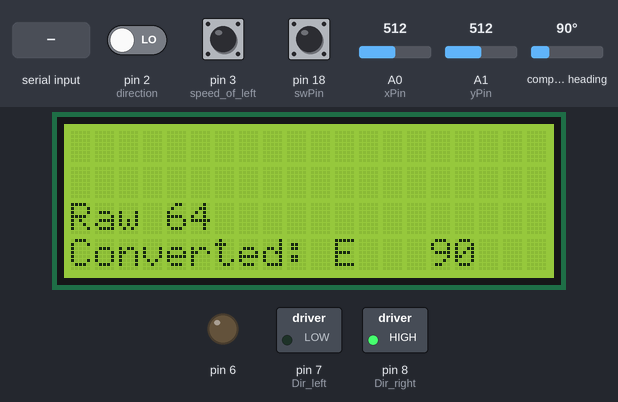
Bench run of a sketch on a simulated Arduino Mega 2560, built with avr-gcc and run on an emulated ATmega2560. Shown: 20×4 character LCD, switched loads named in the sketch (green lamp = pin HIGH), output pins drawn as LEDs (lit = HIGH). Wiring (inferred from the names in the program): CMPS compass at I2C address 0x60. The test bench sets the inputs (shaded band); at power-on: compass heading 90°, pin 2 (direction) LOW, pin 3 (speed_of_left) LOW, pin 18 (swPin) HIGH, A0 (xPin) = 512, A1 (yPin) = 512. Pins used as bus, display or sensor lines are not drawn; what the sketch prints to the serial monitor is not drawn.

Above: at 1.2 s.
1.3 s: compass heading set to 7°
At 1.7 s:
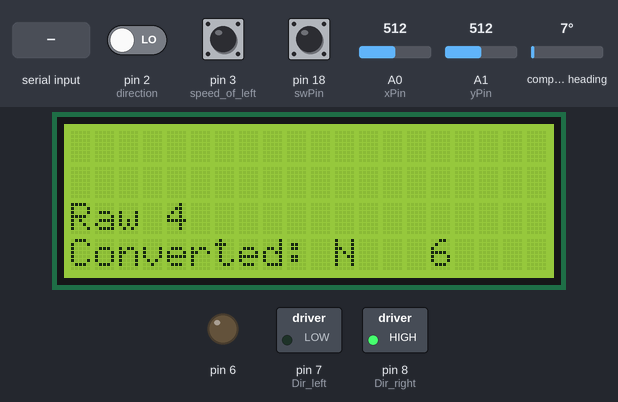
2.8 s: compass heading set to 180°
At 4.0 s:
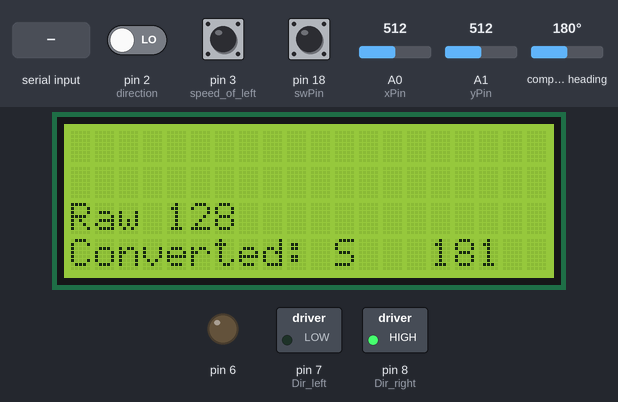
4.3 s: compass heading set to 164°
At 5.3 s:
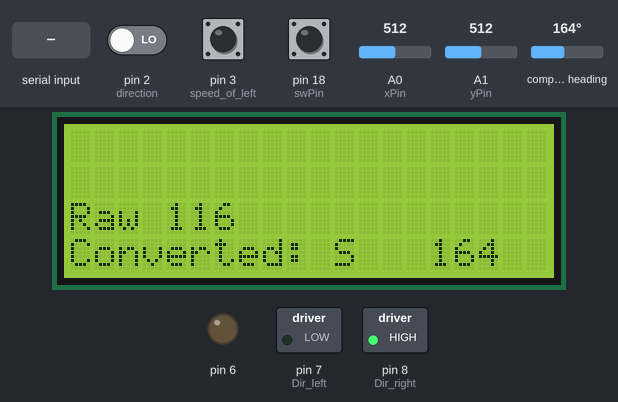
5.8 s: compass heading set to 155°
At 6.4 s:
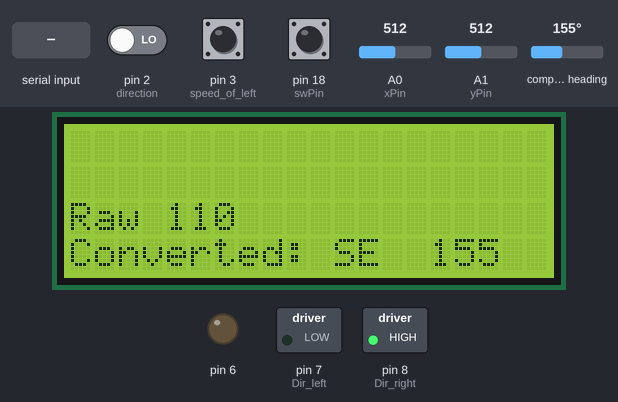
7.3 s: "Move:1\n" received over Serial
At 7.9 s:
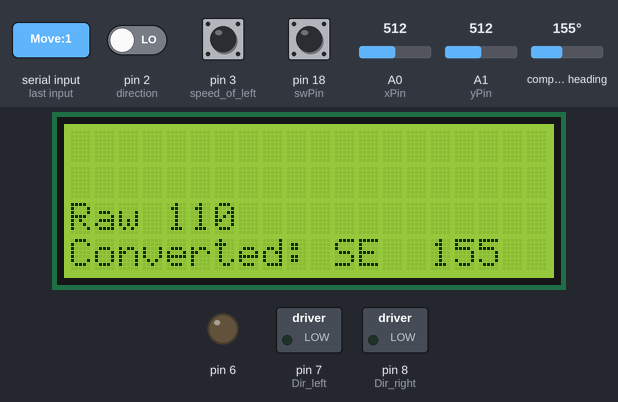
Timing chart, 0 to 9.8 s (numbered marks = the images above; inputs shaded):
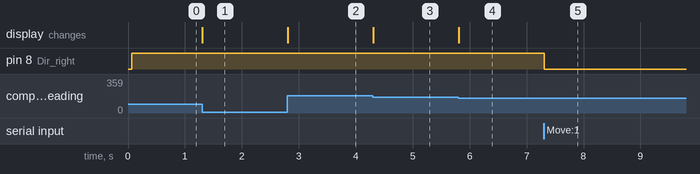

The sketch:

Run_bot.ino
```cpp
#include<LiquidCrystal.h>
#include<math.h>
#include<Wire.h>

#define CMPS14_address 0x60   //for compass


LiquidCrystal lcd(37, 36, 35, 34, 33, 32);
int counter=0;
int check=0;

int xPin=A0;
int yPin=A1;
int swPin=18;
int xPos, yPos=0;
boolean swState=0;
int pulse_right=0;
int pulse_left=0;
int previousRight=0;
int previousLeft=0;
int checkMove=0;
int previousCounter=0;
int motor_speed = 200;
bool buttonPress = false;
bool gobackward = false;
int move_distance = 1;
bool turnBool = false;

void setup() {
  // put your setup code here, to run once:
  pinMode(10, OUTPUT);
  pinMode(9, OUTPUT);
  pinMode(8, OUTPUT);
  pinMode(7, OUTPUT);
  pinMode(6, OUTPUT);
  pinMode(2, INPUT);//direction
  pinMode(3, INPUT);//speed of left
  pinMode(22, INPUT);
  pinMode(24, INPUT);
  pinMode(swPin,  INPUT_PULLUP);
  attachInterrupt(digitalPinToInterrupt(2), isr_right, RISING); //counting pulse from right motor
  attachInterrupt(digitalPinToInterrupt(3), isr_left, RISING);  //counting pulse from left motor
  lcd.begin(20,4);  //start LCD screen
  Serial.begin(9600); //start Serial monitor
  Serial.println("Write something to the serial monitor.");
}

double raw, dir;

void loop() {
  // put your main code here, to run repeatedly:
  double input_x = analogRead(A0);  //reading signal from x-asix joystick, running from 0-1024
  double input_y = (1023 - analogRead(A1)); //reading signal from y-axis joystick, running from 0-1024, adjusted so that it can be inverted

  motor(input_x, input_y);  //controlling bot from joystick
  button_press();  //using button from joystick, changing buttonPress to true
  serial_control(); //controlling bot from serial
  while (buttonPress){  //whenever the button is pressed, buttonPress switch to true => commit this code
    while(analogControl(move_distance, motor_speed, gobackward)); //control the bot with 3 known parameters
    //compass_control(); //not implemented on the board at the moment, but this function is intended to control the bot using the potential meters
  }
  showS();  //show bot information on LCD screen
}

#define Dir_left    7
#define Dir_right   8
#define Power_left  9
#define Power_right 10
#define forw LOW
#define back HIGH

void motor(double x, double y){
  //control bot using joystick

  //convert analog value from joystick to motor speed value(0-255)
  //7 and 8 is direction
  //9 and 10 is power
  double power_L = x * 254 / 1023 - 127;
  double power_R = - power_L;
  double power_Y = y * 254 / 1023 - 127;
  //maths to change determined whether the car is shifting to left or right
  double left = power_L + power_Y;
  double right = power_R + power_Y;

  if (left > 0){
    digitalWrite(Dir_left, forw);
  }
  if (right > 0){
    digitalWrite(Dir_right, forw);
  }
  if (left < 0){
    digitalWrite(Dir_left, back);
    left = -left;
  }
  if (right < 0){
    digitalWrite(Dir_right, back);
    right = -right;
  }
  analogWrite(Power_left, left);
  analogWrite(Power_right, right);
}

//controlling the bot using a set of values
bool runState = true; //make the bot run at the first run
bool analogControl(long distance, int motor_speed, bool gobackward){
  //going to the front or back
  if (distance > 0) gobackward = false;
  else {
    gobackward = true;
    distance = -distance;
  }

  //measured, for each 13.37 pulse from motor we moved 10mm.
  //after moving a certain distance., stop
  if (previousRight < round(13.37 * distance) && previousLeft < round(13.37 * distance)){    //10mm = 13.37*10
    runState = true;
    digitalWrite(Dir_right, gobackward);
    analogWrite(Power_right, motor_speed);
    digitalWrite(Dir_left, gobackward);
    analogWrite(Power_left, motor_speed);
  } else {
    previousRight = 0;
    previousLeft = 0;
    buttonPress = false;
    runState = false;
  }
  return runState;
}

//while other measures can be implemented to make it work, i choose to use a function
//so that i make what the bot will do in each states of button, and make it doesnt press
//in a single push coninuously
void button_press()
{
  int reads=digitalRead(swPin);

  if(reads==0 && check==0)
   {
     counter++;
     check = 1;
     swState = 1;
     buttonPress = true;
   }
   else if(reads == 1)
   {
     check = 0;
     swState = 0;
   }
}

//just a normal lcd screen function
void showS(){
  lcd.setCursor(0, 2);
  lcd.print("Raw ");
  lcd.print(compass());
  lcd.print("   ");
  lcd.setCursor(0, 3);
  lcd.print("Converted: ");
  dir = compass();
  dir = dir / 255 * 360;
  if (dir > 294 && dir <= 338) lcd.print("NW");
  if (dir > 338 && dir <= 360) lcd.print("N ");
  if (dir >= 0 && dir <= 23) lcd.print("N ");
  if (dir > 23 && dir <= 67) lcd.print("NE");
  if (dir > 67 && dir <= 112) lcd.print("E ");
  if (dir > 112 && dir <= 157) lcd.print("SE");
  if (dir > 157 && dir <= 202) lcd.print("S ");
  if (dir > 202 && dir <= 247) lcd.print("SW");
  if (dir > 247 && dir <= 294) lcd.print("W ");
  lcd.print("  ");
  lcd.print(round(dir));
  lcd.print(" ");
}

//example code from moodle, adjusted the global raw value.
long compass(){
  Wire.begin();

  Wire.beginTransmission(CMPS14_address);

  Wire.write(1);

  Wire.endTransmission(false);

  Wire.requestFrom(CMPS14_address,1,true);

  if (Wire.available() >= 1){
    raw = Wire.read();
  }

  return raw;
}

//not implemented at the moment, use joystick to control the direction the bot is supposed
//to be facing, but could also work for a potential meter by changing the pin
void compass_control(){
  double input_x = analogRead(A0);
  double input_y = (1023 - analogRead(A1));
  long intended_dir = input_x * 360 / 1024;
  long dir = compass();
  if (dir > (intended_dir)){
    motor(200, input_y);
  }
  if (dir < intended_dir){
    motor(800, input_y);
  }
  if (dir == intended_dir || dir == intended_dir + 1 || dir == intended_dir - 1) motor(511, input_y);
  lcd.setCursor(0,0);
  lcd.print("Go to: ");
  Serial.println(intended_dir);
  lcd.print(intended_dir);
  lcd.print("   ");
}

//controlling the bot with the steering wheel on the web server hosted by ESP
//first, get the initual value of the direcion the bot is facing
//then compare it to the direction the bot have to face
//to decide the bot has to spin left or right
//until facing the value it is needed to face
void wheel_control(int intent){
  int init = compass();
  intent = round(intent * 128 / 180);
  int goal = init + intent;
  Serial.print(init); Serial.print("   ");
  Serial.println(goal);
  while (turnBool){
    int current = compass();
    if (intent > 0){
      digitalWrite(Dir_left, forw);
      digitalWrite(Dir_right, back);
      analogWrite(Power_left, 100);
      analogWrite(Power_right, 100);
      if (goal < 256){
        if (current > goal){
          analogWrite(Power_left, 0);
          analogWrite(Power_right, 0);
          turnBool = false;
        }
      }
      if (goal > 255){
        if (current < 128 && current > (goal - 255)){
          analogWrite(Power_left, 0);
          analogWrite(Power_right, 0);
          turnBool = false;
        }
      }
    }

    if (intent < 0){
      digitalWrite(Dir_left, back);
      digitalWrite(Dir_right, forw);
      analogWrite(Power_left, 100);
      analogWrite(Power_right, 100);
      if (goal > 0){
        if (current < goal){
          analogWrite(Power_left, 0);
          analogWrite(Power_right, 0);
          turnBool = false;
        }
      }
      if (goal < 0){
        if (current > 127 && current < (goal + 255)){
          analogWrite(Power_left, 0);
          analogWrite(Power_right, 0);
          turnBool = false;
        }
      }
    }

  }
}

//Serial controlling the bot, ESP and webserver will also use this fuction to control the bot
//it checked for what is written on the screen with a certain formula, then convert the value
//behind the command and pass it to the functions above to make them work
void serial_control(){
  if (Serial.available() > 0){
    String message = Serial.readStringUntil('\n');
    String stat;
    int colon, value;
    int movePos = message.indexOf("Move");
    int dirPos = message.indexOf("Turn");
    int lcdPos = message.indexOf("LCD");
    int printPos = message.indexOf("Print");

    if (movePos > -1){
      colon = message.indexOf(":");
      if (colon > -1){
        stat = message.substring(colon + 1);
        move_distance = stat.toInt();
        gobackward = true;
        buttonPress = true;
        Serial.print("Move :");  Serial.println(move_distance);
      }
    }

    if (dirPos > -1){
      colon = message.indexOf(":");
      if (colon > -1){
        stat = message.substring(colon + 1);
        value = stat.toInt();
        Serial.print("Turn: "); Serial.println(value);
        turnBool = true;
        wheel_control(value);
      }
    }

    if (lcdPos > -1){
      colon = message.indexOf(":");
      if (colon > -1){
        stat = message.substring(colon + 1);
        lcd.setCursor(0,0);
        lcd.print("                    ");
        lcd.setCursor(0,0);
        lcd.print(stat);
        Serial.println("Print to LCD");
      }
    }

    if (printPos > -1){
      colon = message.indexOf(":");
      if (colon > -1){
        stat = message.substring(colon + 1);
        Serial.print("Print = ");  Serial.println(stat);
      }
    }

  }
}

//count the pulses of both motors
void isr_right(){
  pulse_right++;
  previousRight++;
}

void isr_left(){
  pulse_left++;
  previousLeft++;
}
```

Measured:
- the behaviour switches between 158 and 157° on compass heading (found by bisection; images 3 and 4)
- after the input at 1.3 s, the display: first changes at once (image 1 shows a later state)
- after the input at 2.8 s, the display: changes at once (image 2)
- after the input at 4.3 s, the display: changes at once (image 3)
- after the input at 5.8 s, the display: changes at once (image 4)
- after the input at 7.3 s, pin 8 (Dir_right): HIGH → LOW at once
